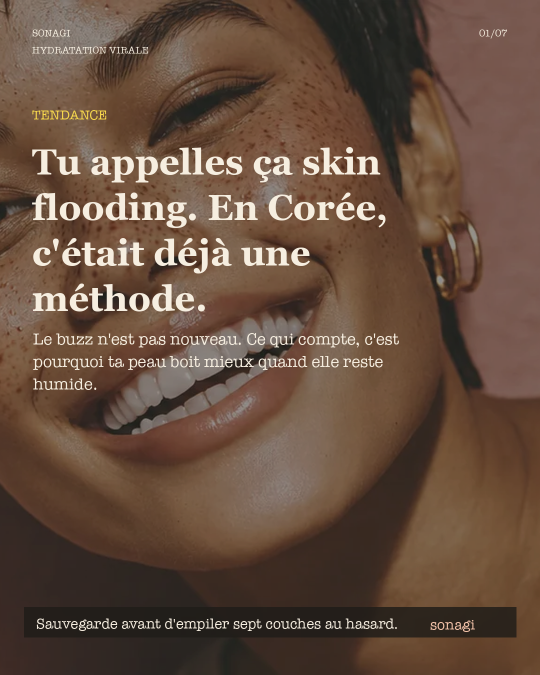
#> input picture social-media/instagram/french/to-be-approved/2026/june/week2/reference-carousel-bank-kbeauty-gems-v3-2026-06-10/01-skin-flooding-anua/slide-01.png, 1080 x 1350 px, given in place of skin-flooding-hero.webp, which was not available (shown at 1/2 size); the run also reads 1 picture not shown here
$ python generate_v3_carousels.py
#> lines starting #> are read from the running program, lines starting #| are printed output that depends on the picture; pictures that were not available may be replaced by others from this repository, and a replacement may not be noted
from pathlib import Path
from PIL import Image, ImageDraw, ImageFont, ImageFilter, ImageOps
import html
import math
import shutil

ROOT = Path(__file__).resolve().parent
REF = Path("/Users/marouanebakhtar/sonagi-reference")
W, H = 1080, 1350

FONT_REG = "/System/Library/Fonts/Supplemental/AmericanTypewriter.ttc"
FONT_SERIF = "/System/Library/Fonts/Supplemental/Georgia.ttf"
FONT_SERIF_BOLD = "/System/Library/Fonts/Supplemental/Georgia Bold.ttf"

CREAM = (246, 238, 224)
INK = (31, 28, 24)
MUTED = (92, 77, 62)
PEACH = (245, 196, 170)
PINK = (255, 62, 157)
BANANA = (247, 216, 76)
MINT = (168, 217, 185)


def font(path, size, index=0):
    return ImageFont.truetype(path, size=size, index=index)


F = {
    "kicker": font(FONT_REG, 27),
    "h1": font(FONT_SERIF_BOLD, 72),
    "h1_small": font(FONT_SERIF_BOLD, 58),
    "body": font(FONT_REG, 39),
    "body_sm": font(FONT_REG, 33),
    "caption": font(FONT_REG, 25),
    "cta": font(FONT_REG, 29),
    "tiny": font(FONT_REG, 20),
}


def load_cover(path):
    img = Image.open(path).convert("RGB")
#> img is the input picture: PIL image 1080x1350 RGB; mean R, G, B 102.1, 78.4, 63
    scale = max(W / img.width, H / img.height)
    img = img.resize((math.ceil(img.width * scale), math.ceil(img.height * scale)), Image.LANCZOS)
    left = (img.width - W) // 2
    top = (img.height - H) // 2
    img = img.crop((left, top, left + W, top + H))
    img = ImageOps.autocontrast(img)
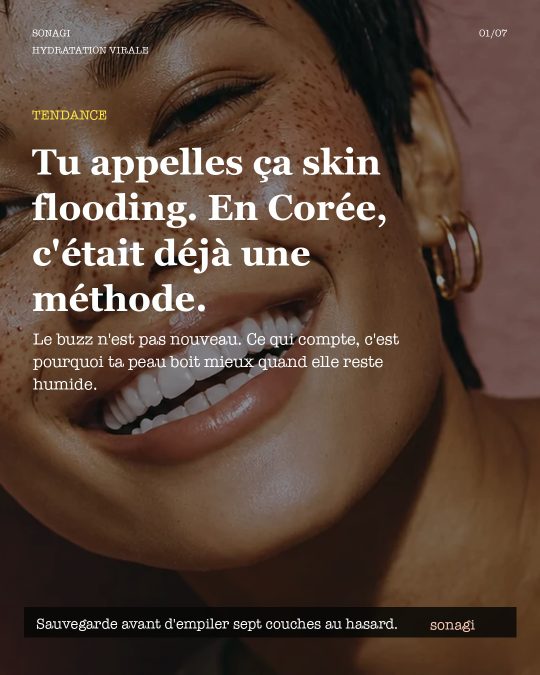
#> img: PIL image 1080x1350 RGB (shown at 1/2 size); mean R, G, B 88, 66.1, 53.4
    img = img.filter(ImageFilter.GaussianBlur(0.25))
    overlay = Image.new("RGB", (W, H), (58, 41, 31))
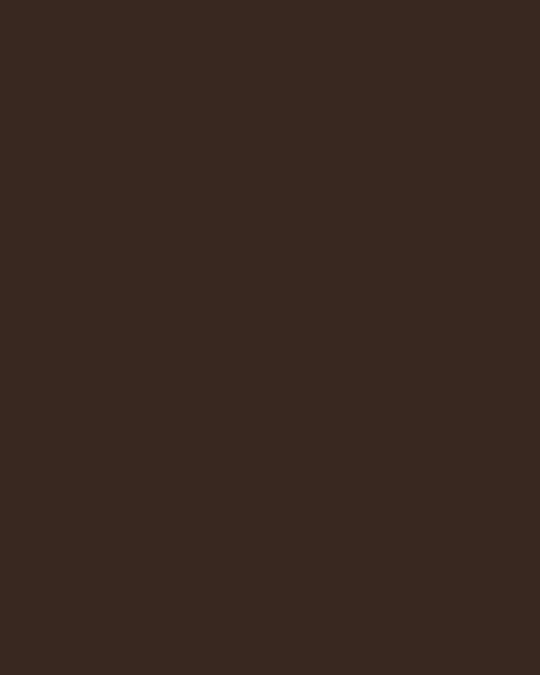
#> overlay: PIL image 1080x1350 RGB (shown at 1/2 size); mean R, G, B 58, 41, 31
    img = Image.blend(img, overlay, 0.16)
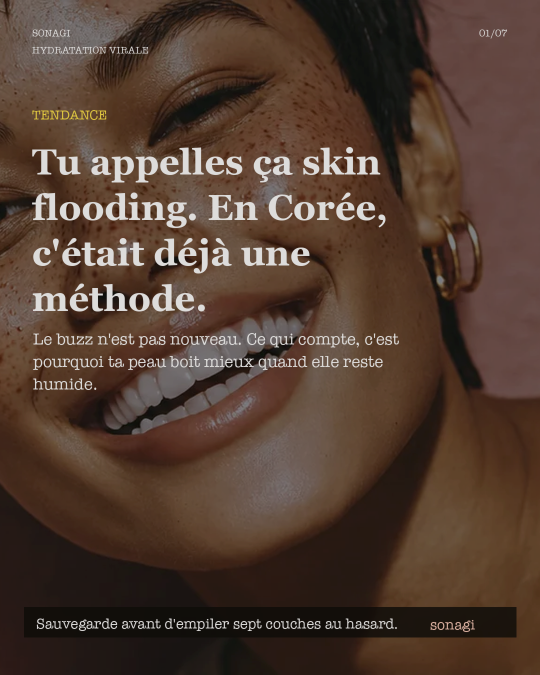
#> img: PIL image 1080x1350 RGB (shown at 1/2 size); mean R, G, B 82.8, 61.6, 49.3
    wash = Image.new("RGBA", (W, H), (246, 238, 224, 30))
    img = Image.alpha_composite(img.convert("RGBA"), wash)
#> img: PIL image 1080x1350 RGBA
#> (the rest of the program and of its run is left out)
